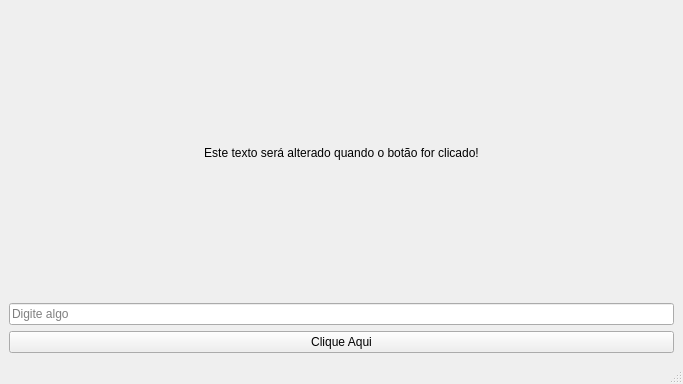
<?xml version="1.0" encoding="UTF-8"?>
<ui version="4.0">
 <class>MainWindow</class>
 <widget class="QMainWindow" name="MainWindow">
  <property name="geometry">
   <rect>
    <x>0</x>
    <y>0</y>
    <width>683</width>
    <height>384</height>
   </rect>
  </property>
  <property name="windowTitle">
   <string>utilizando o connect() para executar um callback</string>
  </property>
  <property name="windowIcon">
   <iconset>
    <normaloff>../../assets/icons/icon.png</normaloff>../../assets/icons/icon.png</iconset>
  </property>
  <widget class="QWidget" name="centralwidget">
   <layout class="QVBoxLayout" name="verticalLayout">
    <item>
     <widget class="QLabel" name="label">
      <property name="text">
       <string>Este texto será alterado quando o botão for clicado!</string>
      </property>
      <property name="alignment">
       <set>Qt::AlignCenter</set>
      </property>
     </widget>
    </item>
    <item>
     <widget class="QLineEdit" name="line_edit">
      <property name="placeholderText">
       <string>Digite algo</string>
      </property>
     </widget>
    </item>
    <item>
     <widget class="QPushButton" name="push_button">
      <property name="text">
       <string>Clique Aqui</string>
      </property>
     </widget>
    </item>
   </layout>
  </widget>
  <widget class="QMenuBar" name="menubar">
   <property name="geometry">
    <rect>
     <x>0</x>
     <y>0</y>
     <width>683</width>
     <height>21</height>
    </rect>
   </property>
  </widget>
  <widget class="QStatusBar" name="statusbar"/>
  <action name="actionSair">
   <property name="text">
    <string>Sair</string>
   </property>
  </action>
 </widget>
 <resources/>
 <connections/>
</ui>
